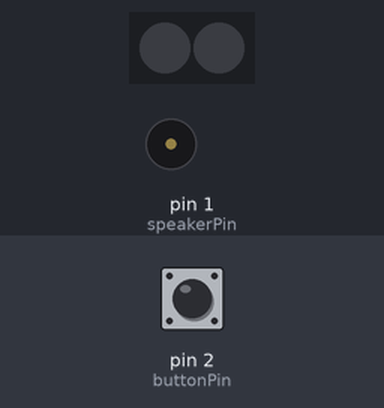
The sketch below on a simulated Arduino Uno, built with avr-gcc and run on an emulated ATmega328P. Parts: 2 RGB LEDs in strip order, left to right, buzzer (waves = sounding). The inputs (shaded band) are chosen by the test bench; at power-on: pin 2 (buttonPin) HIGH. Dim RGB values are drawn brighter than linear.

Above: at 1.2 s.
1.3 s: pin 2 (buttonPin) pulled LOW for 0.15 s
At 1.46 s:
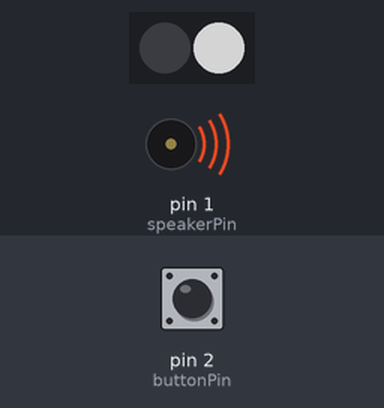
At 2.1 s:
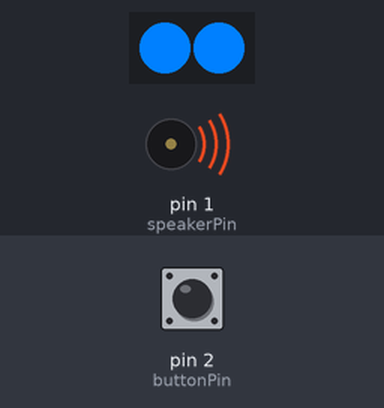
Timing chart, 0 to 31.8 s (numbered marks = the images above; inputs shaded):
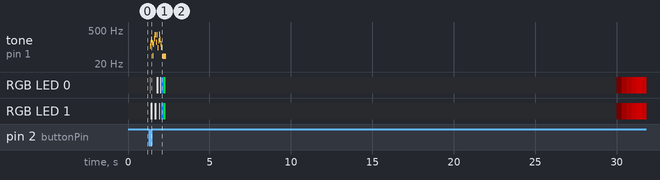

The sketch:

robot.ino
```cpp
#include <Adafruit_NeoPixel.h>
#ifdef __AVR__
  #include <avr/power.h>
#endif

int neoPin = 0;
int neoCount = 2; // number of pixels in strip
int speakerPin = 1;
int buttonPin = 2; // PB2 is the only interrupt pin (INT0) on the Trinket

Adafruit_NeoPixel strip = Adafruit_NeoPixel(neoCount, neoPin, NEO_GRB + NEO_KHZ800);

// IMPORTANT: To reduce NeoPixel burnout risk, add 1000 uF capacitor across
// pixel power leads, add 300 - 500 Ohm resistor on first pixel's data input
// and minimize distance between Arduino and first pixel.  Avoid connecting
// on a live circuit...if you must, connect GND first.

const uint32_t OFF = strip.Color(0, 0, 0);
const uint32_t WHT = strip.Color(128, 128, 128);
const uint32_t GRN = strip.Color(0, 128, 50);
const uint32_t YEL = strip.Color(128, 128, 0);
const uint32_t RED = strip.Color(156, 0, 0);
const uint32_t BLU = strip.Color(0, 128, 255);

void setup() {
  pinMode(speakerPin, OUTPUT);
  pinMode(buttonPin, INPUT_PULLUP);
  attachInterrupt(0, bloop, FALLING);
  strip.begin();
  strip.show(); // Initialize all pixels to 'off'
}

void loop() {
  delay(30000);
  fade();
}

void bloop() {
  play(WHT, OFF, 100, 50);
  play(WHT, OFF, 150, 50);
  play(OFF, WHT, 220, 50);
  play(OFF, WHT, 44, 50);
  play(OFF, OFF, 130, 50);
  play(OFF, OFF, 330, 50);
  play(OFF, WHT, 44, 50);
  play(OFF, WHT, 330, 50);
  play(WHT, OFF, 44, 50);
  play(WHT, OFF, 180, 50);
  play(OFF, OFF, 330, 50);
  play(OFF, WHT, 150, 50);
  play(WHT, OFF, 100, 50);
  doubleFlash(BLU);
  doubleFlash(GRN);
}

void fade() {
  for (uint16_t i = 0; i < 128; i++) {
    uint32_t c = strip.Color(i, 0, 0);
    strip.setPixelColor(0, c);
    strip.setPixelColor(1, c);
    strip.show();
    delay(10);
  }
  for (uint16_t i = 127; i >= 0; i--) {
    uint32_t c = strip.Color(i, 0, 0);
    strip.setPixelColor(0, c);
    strip.setPixelColor(1, c);
    strip.show();
    delay(10);
  }
}

void doubleFlash(uint32_t c) {
  play(c, c, 44, 50);
  delay(100);
  play(c, c, 44, 50);
  delay(900);
}

void play(uint32_t left, uint32_t right, unsigned int freq, unsigned int duration) {
  strip.setPixelColor(0, left);
  strip.setPixelColor(1, right);
  strip.show();
  if (freq == 0) {
    delay(duration);
  } else {
    playTone(freq, duration);
  }
  strip.setPixelColor(0, OFF);
  strip.setPixelColor(1, OFF);
  strip.show();
}

void playTone(unsigned int freq, unsigned int duration) {
  unsigned long d = duration * 1000L;
  unsigned long l = 1000000L / freq;
  unsigned long elapsed = 0;
  while (elapsed < d) {
    digitalWrite(speakerPin, HIGH);
    delayMicroseconds(l / 2);
    digitalWrite(speakerPin, LOW);
    delayMicroseconds(l / 2);
    elapsed += l;
  }
}
```

Measured:
- after the input at 1.3 s, tone on pin 1 (speakerPin): plays 107 Hz for 0.04 s, 150 Hz for 0.04 s, 210 Hz for 0.04 s, 149 Hz for 0.04 s, 44 Hz for 0.04 s, 130 Hz for 0.04 s … (17 notes in this stretch), starting after 0.06 s
